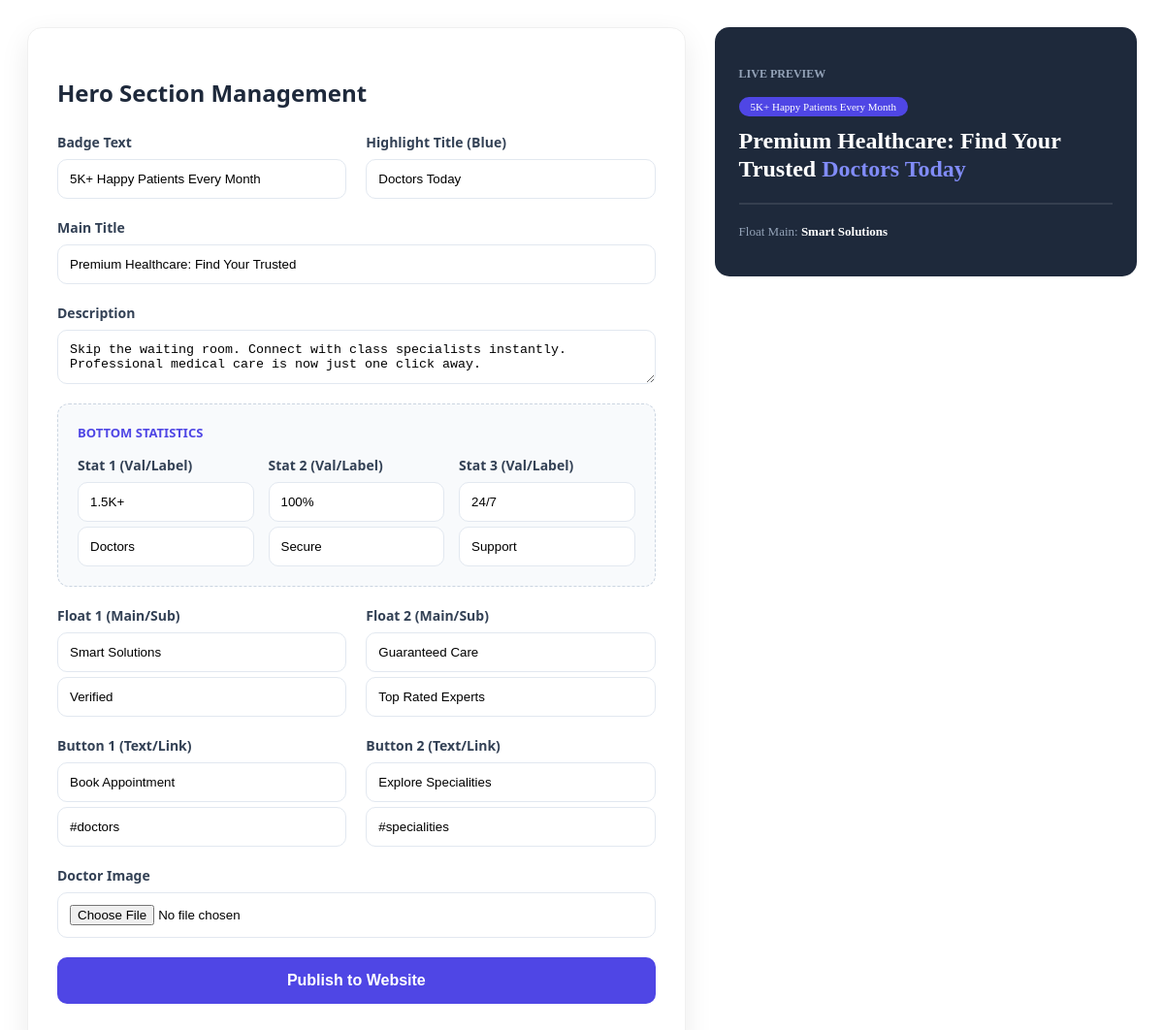
Page /admin/admin_hero.php on the committed database.
### tables this page shows
CREATE TABLE `hero_settings` (
  `id` int(11) NOT NULL,
  `badge_text` varchar(255) DEFAULT NULL,
  `main_title` varchar(255) DEFAULT NULL,
  `highlight_title` varchar(100) DEFAULT NULL,
  `description` text DEFAULT NULL,
  `float1_main` varchar(100) DEFAULT NULL,
  `float1_sub` varchar(100) DEFAULT NULL,
  `float2_main` varchar(100) DEFAULT NULL,
  `float2_sub` varchar(100) DEFAULT NULL,
  `btn1_text` varchar(100) DEFAULT NULL,
  `btn1_link` varchar(255) DEFAULT NULL,
  `btn2_text` varchar(100) DEFAULT NULL,
  `btn2_link` varchar(255) DEFAULT NULL,
  `hero_image` varchar(255) DEFAULT NULL,
  `stat1_val` varchar(50) DEFAULT NULL,
  `stat1_label` varchar(100) DEFAULT NULL,
  `stat2_val` varchar(50) DEFAULT NULL,
  `stat2_label` varchar(100) DEFAULT NULL,
  `stat3_val` varchar(50) DEFAULT NULL,
  `stat3_label` varchar(100) DEFAULT NULL
);

### admin/admin_hero.php (the view, shortened to what this page needs)
<?php
$res = mysqli_query($conn, "SELECT * FROM hero_settings LIMIT 1");
$h = mysqli_fetch_assoc($res) ?: [];
?>
<div style="display: flex; gap: 30px; align-items: flex-start; padding: 20px;">
    <div class="admin-card" style="flex: 1.6;">
        <h2 style="margin-bottom: 25px; color: #1e293b;"><i class="fas fa-edit"></i> Hero Section Management</h2>
        <form method="POST" enctype="multipart/form-data">
            <div class="input-group">
                <div><label class="form-label">Badge Text</label><input type="text" name="badge_text" id="in_badge" class="form-control" value="<?= $h['badge_text'] ?? '' ?>" oninput="sync()"></div>
                <div><label class="form-label">Highlight Title (Blue)</label><input type="text" name="highlight_title" id="in_h" class="form-control" value="<?= $h['highlight_title'] ?? '' ?>" oninput="sync()"></div>
                <div class="full-row"><label class="form-label">Main Title</label><input type="text" name="main_title" id="in_m" class="form-control" value="<?= $h['main_title'] ?? '' ?>" oninput="sync()"></div>
                <div class="full-row"><label class="form-label">Description</label><textarea name="description" id="in_d" class="form-control" rows="2" oninput="sync()"><?= $h['description'] ?? '' ?></textarea></div>
                <div class="stats-box">
                    <div style="grid-column: span 3; font-weight: 800; font-size: 13px; color: #4f46e5; text-transform: uppercase;">Bottom Statistics</div>
                    <div><label class="form-label">Stat 1 (Val/Label)</label><input type="text" name="s1v" placeholder="1.5k+" class="form-control" value="<?= $h['stat1_val'] ?? '' ?>"><input type="text" name="s1l" placeholder="Doctors" class="form-control" value="<?= $h['stat1_label'] ?? '' ?>" style="margin-top:5px;"></div>
                    <div><label class="form-label">Stat 2 (Val/Label)</label><input type="text" name="s2v" placeholder="100%" class="form-control" value="<?= $h['stat2_val'] ?? '' ?>"><input type="text" name="s2l" placeholder="Secure" class="form-control" value="<?= $h['stat2_label'] ?? '' ?>" style="margin-top:5px;"></div>
                    <div><label class="form-label">Stat 3 (Val/Label)</label><input type="text" name="s3v" placeholder="24/7" class="form-control" value="<?= $h['stat3_val'] ?? '' ?>"><input type="text" name="s3l" placeholder="Support" class="form-control" value="<?= $h['stat3_label'] ?? '' ?>" style="margin-top:5px;"></div>
                </div>
                <div><label class="form-label">Float 1 (Main/Sub)</label><input type="text" name="f1m" id="in_f1m" class="form-control" value="<?= $h['float1_main'] ?? '' ?>" oninput="sync()"><input type="text" name="f1s" id="in_f1s" class="form-control" value="<?= $h['float1_sub'] ?? '' ?>" oninput="sync()" style="margin-top:5px;"></div>
                <div><label class="form-label">Float 2 (Main/Sub)</label><input type="text" name="f2m" class="form-control" value="<?= $h['float2_main'] ?? '' ?>"><input type="text" name="f2s" class="form-control" value="<?= $h['float2_sub'] ?? '' ?>" style="margin-top:5px;"></div>
                <div><label class="form-label">Button 1 (Text/Link)</label><input type="text" name="b1t" class="form-control" value="<?= $h['btn1_text'] ?? '' ?>"><input type="text" name="b1l" class="form-control" value="<?= $h['btn1_link'] ?? '' ?>" style="margin-top:5px;"></div>
                <div><label class="form-label">Button 2 (Text/Link)</label><input type="text" name="b2t" class="form-control" value="<?= $h['btn2_text'] ?? '' ?>"><input type="text" name="b2l" class="form-control" value="<?= $h['btn2_link'] ?? '' ?>" style="margin-top:5px;"></div>
                <div class="full-row"><label class="form-label">Doctor Image</label><input type="file" name="hero_img" class="form-control"></div>
            </div>
            <button type="submit" name="update_hero" class="btn-save">Publish to Website</button>
        </form>
    </div>
    <div style="flex: 1; background: #1e293b; color: white; border-radius: 15px; padding: 25px; position: sticky; top: 20px;">
        <h4 style="color: #94a3b8; font-size: 12px; text-transform: uppercase; margin-bottom: 20px;">Live Preview</h4>
        <span id="lv_badge" style="font-size: 11px; background: #4f46e5; padding: 4px 12px; border-radius: 20px;"><?= $h['badge_text'] ?? 'Badge' ?></span>
        <h2 id="lv_title" style="margin: 15px 0; line-height: 1.2; font-size: 24px;"><?= $h['main_title'] ?? 'Title' ?> <span style="color: #818cf8;" id="lv_h"><?= $h['highlight_title'] ?? 'Highlight' ?></span></h2>
        <div style="height: 2px; background: rgba(255,255,255,0.1); margin: 20px 0;"></div>
        <p style="font-size: 13px; color: #94a3b8;">Float Main: <b id="lv_f1m_val" style="color:white;"><?= $h['float1_main'] ?? '' ?></b></p>
    </div>
</div>

### admin/admin_hero.php (style rules this page uses)
.admin-card { background: #fff; border-radius: 15px; box-shadow: 0 10px 30px rgba(0,0,0,0.08); padding: 30px; border: 1px solid #f0f0f0; font-family: 'Segoe UI', sans-serif; }
.input-group { display: grid; grid-template-columns: 1fr 1fr; gap: 20px; }
.full-row { grid-column: span 2; }
.form-label { font-weight: 700; color: #334155; margin-bottom: 8px; display: block; font-size: 14px; }
.form-control { width: 100%; padding: 12px; border: 1.5px solid #e2e8f0; border-radius: 10px; transition: 0.3s; box-sizing: border-box; }
.btn-save { background: #4f46e5; color: white; border: none; padding: 15px; border-radius: 10px; font-weight: 700; cursor: pointer; width: 100%; margin-top: 20px; font-size: 16px; }
.stats-box { background: #f8fafc; padding: 20px; border-radius: 12px; border: 1px dashed #cbd5e1; grid-column: span 2; display: grid; grid-template-columns: 1fr 1fr 1fr; gap: 15px; }

### rows in the picture
hero_settings: badge_text "5K+ Happy Patients Every Month", highlight_title "Doctors Today", main_title "Premium Healthcare: Find Your Trusted", description "Skip the waiting room. Connect with class specialists instantly. Professional medical care is now just one click away.", s1v "1.5K+", s1l "Doctors", s2v "100%", s2l "Secure", s3v "24/7", s3l "Support", f1m "Smart Solutions", f1s "Verified", f2m "Guaranteed Care", f2s "Top Rated Experts", b1t "Book Appointment", b1l "#doctors", b2t "Explore Specialities", b2l "#specialities", float1_main "Smart Solutions"
